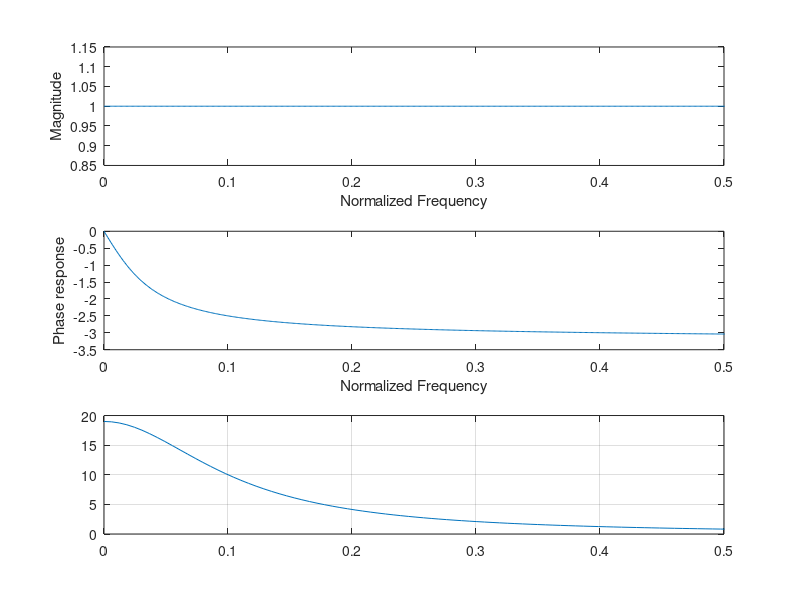

Write MATLAB code to recreate this figure.
clc
clear all
close all
alpha = -0.9;
N=1024; % Number of frequency points
n = (0:N-1)*1/1024; % Frequency vector
b = [alpha 1]; % Numerator coefficients 
a = [1 alpha]; % Denominator coefficients
H = freqz(b,a,1024); % Frequency response of digital filter
magnitude = abs(H); % Magnitude of frequency response
phase = unwrap(angle(H)); % Phase of frequency response

subplot(3,1,1), plot(n,magnitude)
xlim([0 0.5]) % Set  x-axis limits
xlabel('Normalized Frequency')
ylabel('Magnitude')

subplot(3,1,2), plot(n,phase)
xlim([0 0.5]) % Set  x-axis limits
ylim([-3.5 0])
xlabel('Normalized Frequency')
ylabel('Phase response')

subplot(3,1,3), grpdelay(b, a, N, 'whole'); % Group delay of digital filter
xlim([0 0.5]) % Set  x-axis limits
saveas(gcf, 'Task3_4', 'png') % Save Figure

shg

